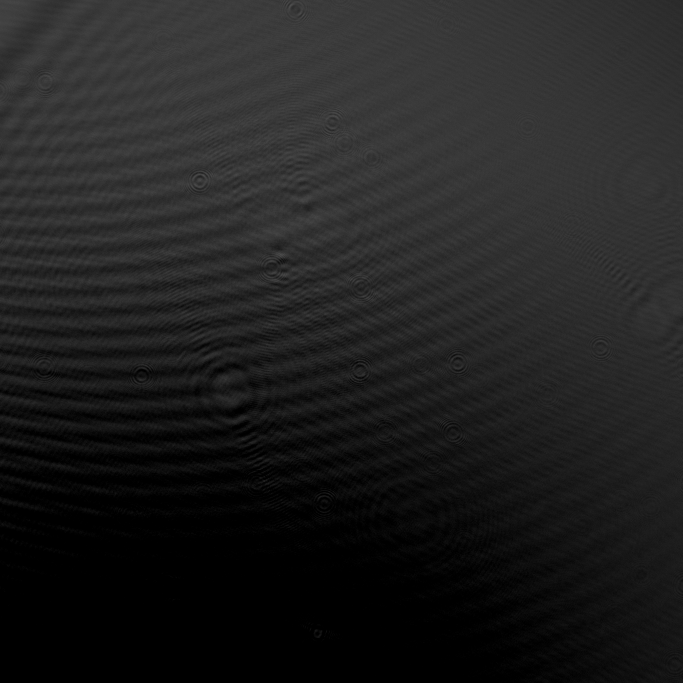
#> input picture contrast_hologram.png, 2048 x 2048 px, given in place of 6.bmp, which was not available (shown at 1/3 size)
$ python sizing.py
#> lines starting #> are read from the running program, lines starting #| are printed output that depends on the picture; pictures that were not available may be replaced by others from this repository, and a replacement may not be noted
### new_code.py
import numpy as np
from scipy.interpolate import RegularGridInterpolator
import matplotlib.pyplot as plt
from PIL import Image
from pyDHM import numericalPropagation
from skimage.measure import label, regionprops, profile_line
from skimage.filters import threshold_otsu
from matplotlib.widgets import Line2D

import matplotlib.pyplot as plt

cm = 1.0*10**-2
um = 1.0*10**-6
nm = 1.0*10**-9
# Constants for reconstruction
z = 25 # Propagation distance
wavelength = 532*nm # Wavelength (adjust this value as needed)
pix = 3.45*um  # Pixel size (adjust this value as needed)

# Load the BMP files
import11 = Image.open("6.bmp")
#> import11 is the input picture: PIL image 2048x2048 L; min 0, max 83, mean 32.1
import22 = Image.open("background-elongated.bmp")
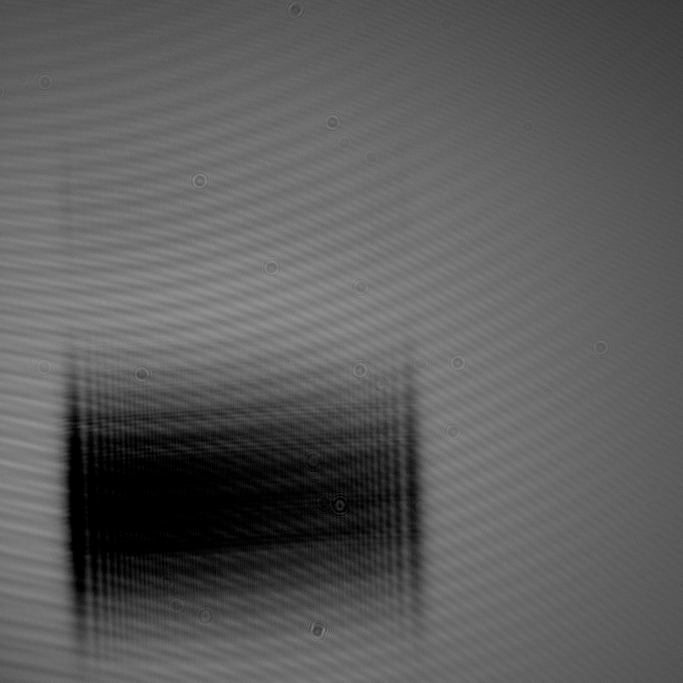
#> input picture contrast_hologram0.png, 2048 x 2048 px, given in place of background-elongated.bmp, which was not available (shown at 1/3 size)
#> import22 is the input picture: PIL image 2048x2048 L; min 0, max 157, mean 92.1

# Crop the images to 2048 x 2048 if they are not already
desired_size = (2048, 2048)
import11 = import11.crop((0, 0, desired_size[0], desired_size[1]))
import22 = import22.crop((0, 0, desired_size[0], desired_size[1]))

# Convert images to grayscale if they are not already
import11 = import11.convert("L")
import22 = import22.convert("L")

# Ensure the images are of the same dimensions
if import11.size != import22.size:
    raise ValueError("Error: The images must have the same dimensions.")

# Convert images to numpy arrays
import11_data = np.array(import11, dtype=int)
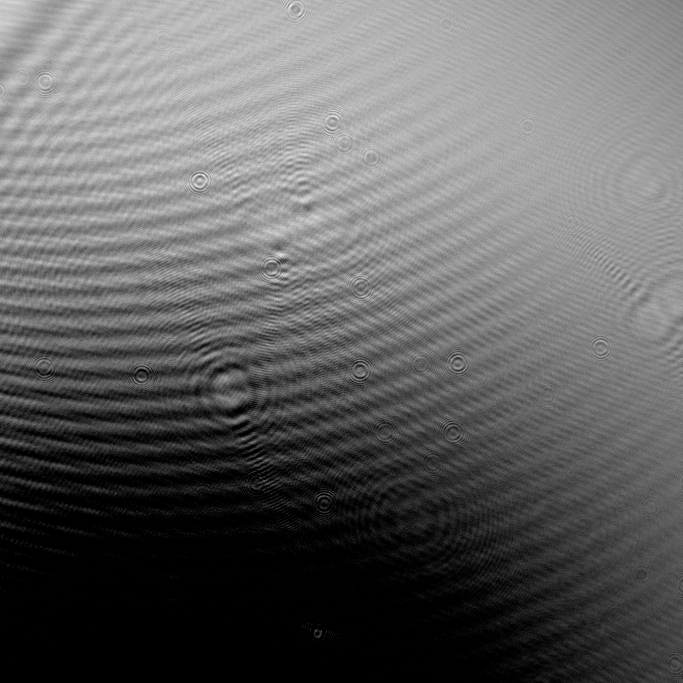
#> import11_data: shape (2048, 2048) int64 (shown at 1/3 size); min 0, max 83, mean 32.1; drawn with min black and max white
import22_data = np.array(import22, dtype=int)

# Calculate the contrast between the two images
contrast = import22_data - import11_data
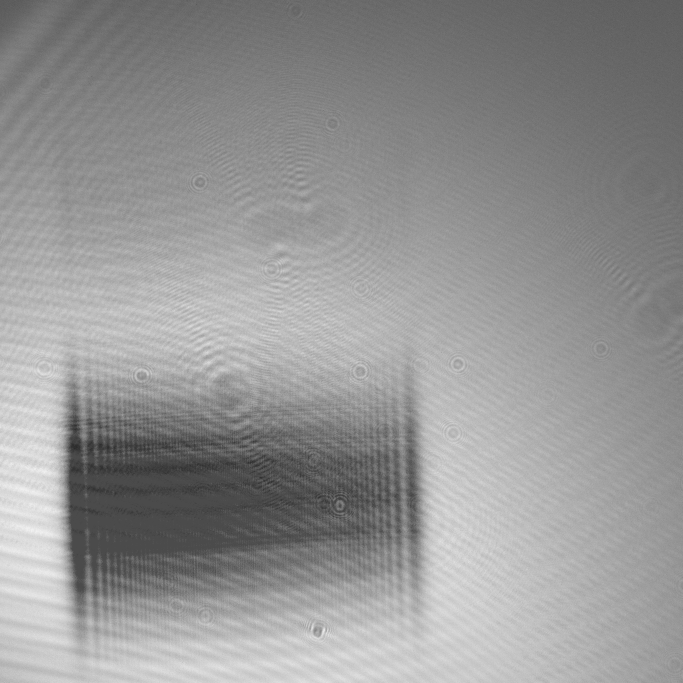
#> contrast: shape (2048, 2048) int64 (shown at 1/3 size); min -62, max 147, mean 60; drawn with min black and max white

# Get the dimensions of the data
dimY, dimX = contrast.shape # dimY = 2448, dimX = 2048
#> dimY = 2048; dimX = 2048

# Create grids for interpolation
x = np.linspace(-dimX / 2, dimX / 2, dimX)
#> x = 2048 values from -1024 to 1024
y = np.linspace(-dimY / 2, dimY / 2, dimY)
#> y = 2048 values from -1024 to 1024

# Interpolate the hologram data
holo1 = RegularGridInterpolator((y, x), contrast)

# Create a grid of interpolated values
xx, yy = np.meshgrid(x, y, indexing="ij")
holoDat1 = holo1((yy, xx))
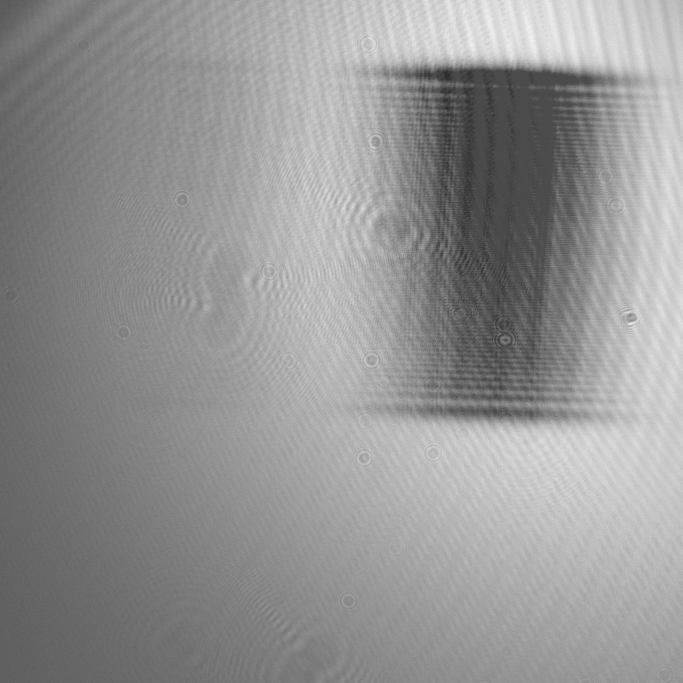
#> holoDat1: shape (2048, 2048) float64 (shown at 1/3 size); min -62, max 147, mean 60; drawn with min black and max white

# Plot the hologram data
plt.figure(figsize=(6, 6))
plt.imshow(holoDat1, cmap="gray", extent=[-dimX / 2, dimX / 2, -dimY / 2, dimY / 2])
plt.colorbar(label="Intensity")
plt.xlabel("x [pix]")
plt.ylabel("y [pix]")
plt.title("Contrast Hologram")
plt.show()
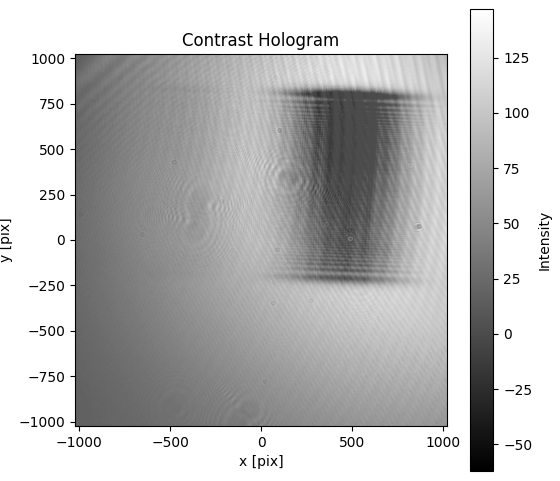
#> figure drawn by matplotlib, 2 panels

# Save the gray mapped image
gray_image = Image.fromarray(holoDat1)
gray_image = gray_image.convert("L")
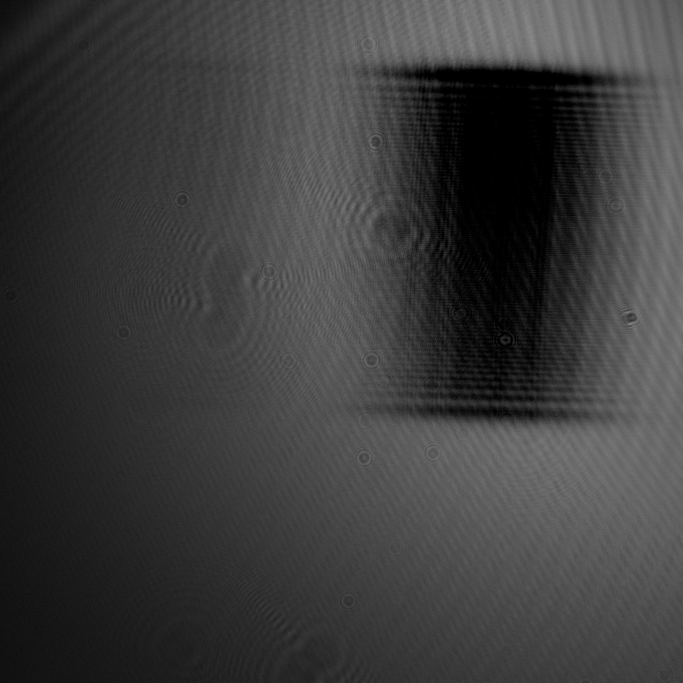
#> gray_image: PIL image 2048x2048 L (shown at 1/3 size); min 0, max 147, mean 60.1
gray_image.save("holoDat1.png")


# ------------------- Reconstruction -------------------

# Convert the hologram data to a complex field
# Assuming the contrast hologram is the real part, and the imaginary part is zero
complex_field = holoDat1.astype(np.complex128)

# Perform numerical propagation using the angular spectrum method
#> (the run stopped early here; a loop or call above may not have finished)
